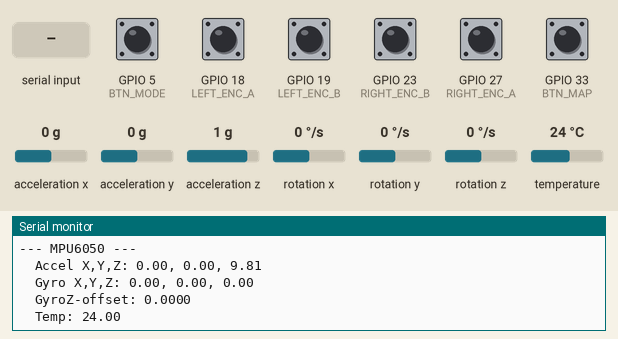
The sketch below on a simulated ESP32. Parts: the last lines printed to the serial monitor. Inputs (shaded band) come from the test bench; at power-on: GPIO 5 (BTN_MODE), GPIO 18 (LEFT_ENC_A), GPIO 19 (LEFT_ENC_B), GPIO 23 (RIGHT_ENC_B), GPIO 27 (RIGHT_ENC_A), GPIO 33 (BTN_MAP) HIGH, acceleration x 0 g, acceleration y 0 g, acceleration z 1 g, rotation x 0 °/s, rotation y 0 °/s, rotation z 0 °/s, temperature 24 °C.

Above: at 2.8 s.
2.9 s: GPIO 5 (BTN_MODE) pulled LOW for 0.15 s
4.5 s: "G" received over Serial
At 5.3 s:
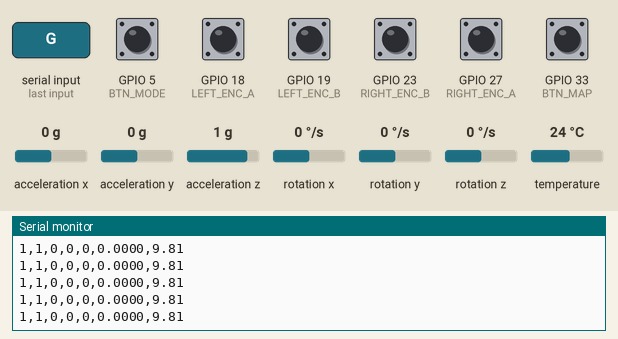
6.0 s: "R" received over Serial
At 6.16 s:
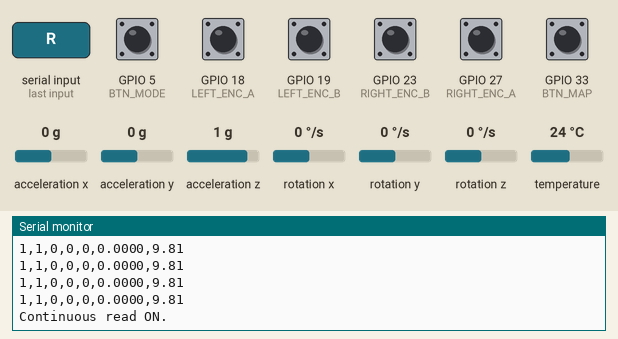
7.5 s: "P" received over Serial
At 8.7 s:
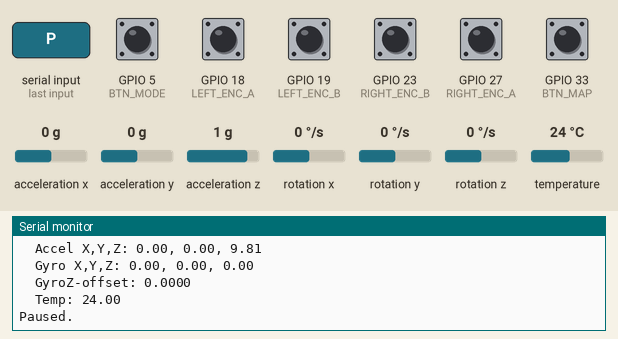
9.0 s: "C" received over Serial
At 10.9 s:
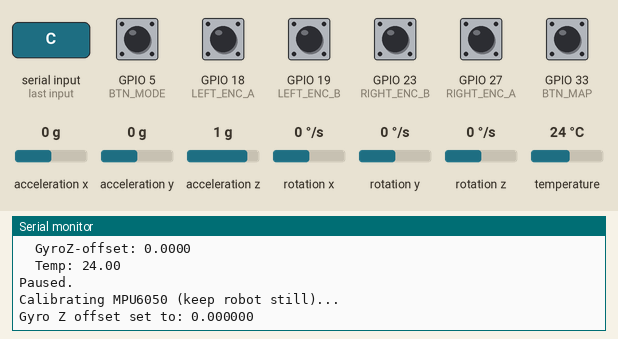

The sketch:

HardwareTest.ino
```cpp
/*
 * HardwareTest - MicroMouse
 * Test Buttons (D5, D2), Encoders (L: D18,D19 | R: D27,D23), MPU6050
 * Output via Serial at 115200 baud.
 *
 * D2 = GPIO2 (BOOT on many ESP32 boards - may need external pull-up)
 * Plot mode (G): high-rate CSV for Serial Plotter
 *
 * Commands: R=run P=pause S=snapshot G=plot mode C=calibrate Z=zero ?=help
 */

#include <Wire.h>
#include <Adafruit_MPU6050.h>
#include <Adafruit_Sensor.h>

// ========== Pins (same as RightLineFollowerPro) ==========
#define BTN_MODE     5   // D5 - INPUT_PULLUP, LOW = pressed
#define BTN_MAP      33   // D2 - GPIO2 = BOOT on many ESP32, LOW = pressed
#define LEFT_ENC_A   18
#define LEFT_ENC_B   19
#define RIGHT_ENC_A  27
#define RIGHT_ENC_B  23

#define PRINT_INTERVAL_MS  200
#define PLOT_INTERVAL_MS   20   // 50 Hz for Serial Plotter

Adafruit_MPU6050 mpu;

volatile int32_t encLeftTicks = 0;
volatile int32_t encRightTicks = 0;
volatile uint32_t leftIsrCount = 0;   // Debug: ISR hit count
volatile uint32_t rightIsrCount = 0;
float gyroZOffset = 0.0f;
bool mpuOk = false;
unsigned long lastPrintMs = 0;
bool runContinuous = true;
bool plotMode = false;
bool plotHeaderDone = false;
bool rightEncRising = true;  // Try F to switch to FALLING if RISING doesn't work

void IRAM_ATTR isrLeftEnc() {
  leftIsrCount++;
  if (digitalRead(LEFT_ENC_B)) encLeftTicks--;
  else encLeftTicks++;
}
void IRAM_ATTR isrRightEnc() {
  rightIsrCount++;
  if (digitalRead(RIGHT_ENC_B)) encRightTicks++;
  else encRightTicks--;
}

void setup() {
  Serial.begin(115200);
  delay(500);

  pinMode(BTN_MODE, INPUT_PULLUP);
  pinMode(BTN_MAP, INPUT_PULLUP);
  pinMode(LEFT_ENC_A, INPUT_PULLUP);
  pinMode(LEFT_ENC_B, INPUT_PULLUP);
  pinMode(RIGHT_ENC_A, INPUT_PULLUP);
  pinMode(RIGHT_ENC_B, INPUT_PULLUP);
  attachInterrupt(digitalPinToInterrupt(LEFT_ENC_A), isrLeftEnc, RISING);
  // Right: try RISING first; if ISR_count stays 0 when wheel turns, try FALLING in code
  attachInterrupt(digitalPinToInterrupt(RIGHT_ENC_A), isrRightEnc, RISING);

  mpuOk = mpu.begin();
  if (mpuOk) {
    mpu.setGyroRange(MPU6050_RANGE_500_DEG);
    mpu.setFilterBandwidth(MPU6050_BAND_21_HZ);
    delay(100);
    // Quick calibration
    float sum = 0;
    for (int i = 0; i < 30; i++) {
      sensors_event_t a, g, temp;
      mpu.getEvent(&a, &g, &temp);
      sum += g.gyro.z;
      delay(30);
    }
    gyroZOffset = sum / 30.0f;
    Serial.println("MPU6050 OK, gyro Z offset calibrated.");
  } else {
    Serial.println("MPU6050 NOT FOUND (check I2C wiring).");
  }

  printHelp();
  Serial.println("\n--- HardwareTest Ready ---\n");
}

void loop() {
  if (Serial.available() > 0) {
    char c = Serial.read();
    while (Serial.available()) Serial.read();
    if (c == 'S' || c == 's') {
      runContinuous = false;
      plotMode = false;
      printSnapshot();
    } else if (c == 'G' || c == 'g') {
      plotMode = true;
      runContinuous = false;
      plotHeaderDone = false;
      Serial.println("Plot mode ON (high-rate CSV for Serial Plotter). Send P to stop.");
    } else if (c == 'R' || c == 'r') {
      plotMode = false;
      runContinuous = true;
      Serial.println("Continuous read ON.");
    } else if (c == 'P' || c == 'p') {
      runContinuous = false;
      plotMode = false;
      Serial.println("Paused.");
    } else if (c == 'C' || c == 'c') {
      calibrateMPU();
    } else if (c == 'Z' || c == 'z') {
      encLeftTicks = 0;
      encRightTicks = 0;
      leftIsrCount = 0;
      rightIsrCount = 0;
      Serial.println("Encoders and ISR counts zeroed.");
    } else if (c == 'F' || c == 'f') {
      detachInterrupt(digitalPinToInterrupt(RIGHT_ENC_A));
      rightEncRising = !rightEncRising;
      attachInterrupt(digitalPinToInterrupt(RIGHT_ENC_A), isrRightEnc, rightEncRising ? RISING : FALLING);
      Serial.print("Right encoder edge: ");
      Serial.println(rightEncRising ? "RISING" : "FALLING");
    } else if (c == '?' || c == 'H' || c == 'h') {
      printHelp();
    }
  }

  if (plotMode) {
    if (!plotHeaderDone) {
      Serial.println("D2_raw,D5_raw,EncL,EncR,RightISR,GyroZ,AccZ");
      plotHeaderDone = true;
    }
    if (millis() - lastPrintMs >= PLOT_INTERVAL_MS) {
      lastPrintMs = millis();
      printPlotLine();
    }
  } else if (runContinuous && (millis() - lastPrintMs >= PRINT_INTERVAL_MS)) {
    lastPrintMs = millis();
    printSnapshot();
  }
}

void printSnapshot() {
  int d5Raw = digitalRead(BTN_MODE);
  int d2Raw = digitalRead(BTN_MAP);
  bool d5 = (d5Raw == LOW);
  bool d2 = (d2Raw == LOW);

  int leftA = digitalRead(LEFT_ENC_A);
  int leftB = digitalRead(LEFT_ENC_B);
  int rightA = digitalRead(RIGHT_ENC_A);
  int rightB = digitalRead(RIGHT_ENC_B);
  uint32_t leftIsr = leftIsrCount;
  uint32_t rightIsr = rightIsrCount;

  Serial.println("========================================");
  Serial.println("--- BUTTONS (LOW = pressed) ---");
  Serial.print("  D5 (GPIO5): raw=");
  Serial.print(d5Raw);
  Serial.print("  state=");
  Serial.println(d5 ? "PRESSED" : "released");
  Serial.print("  D2 (GPIO2): raw=");
  Serial.print(d2Raw);
  Serial.print("  state=");
  Serial.println(d2 ? "PRESSED" : "released");
  Serial.println("  (D2=BOOT on many ESP32; if raw stuck at 0/1 try external pull-up)");

  Serial.println("--- ENCODERS ---");
  Serial.print("  Left  A=");
  Serial.print(leftA);
  Serial.print(" B=");
  Serial.print(leftB);
  Serial.print("  ISR_count=");
  Serial.print(leftIsr);
  Serial.print("  ticks=");
  Serial.println(encLeftTicks);
  Serial.print("  Right A=");
  Serial.print(rightA);
  Serial.print(" B=");
  Serial.print(rightB);
  Serial.print("  ISR_count=");
  Serial.print(rightIsr);
  Serial.print("  ticks=");
  Serial.println(encRightTicks);
  Serial.println("  (If Right ISR_count=0 while wheel turns: check wiring A=27 B=23 or try swap A/B)");

  if (mpuOk) {
    sensors_event_t a, g, temp;
    mpu.getEvent(&a, &g, &temp);
    Serial.println("--- MPU6050 ---");
    Serial.print("  Accel X,Y,Z: ");
    Serial.print(a.acceleration.x);
    Serial.print(", ");
    Serial.print(a.acceleration.y);
    Serial.print(", ");
    Serial.println(a.acceleration.z);
    Serial.print("  Gyro X,Y,Z: ");
    Serial.print(g.gyro.x);
    Serial.print(", ");
    Serial.print(g.gyro.y);
    Serial.print(", ");
    Serial.println(g.gyro.z);
    Serial.print("  GyroZ-offset: ");
    Serial.println(g.gyro.z - gyroZOffset, 4);
    Serial.print("  Temp: ");
    Serial.println(temp.temperature);
  }
  Serial.println();
}

// High-rate CSV for Serial Plotter (send G to start)
void printPlotLine() {
  int d2Raw = digitalRead(BTN_MAP);
  int d5Raw = digitalRead(BTN_MODE);
  uint32_t rIsr = rightIsrCount;
  int32_t eL = encLeftTicks;
  int32_t eR = encRightTicks;
  float gyroZ = 0.0f, accZ = 0.0f;
  if (mpuOk) {
    sensors_event_t a, g, temp;
    mpu.getEvent(&a, &g, &temp);
    gyroZ = g.gyro.z - gyroZOffset;
    accZ = a.acceleration.z;
  }
  Serial.print(d2Raw);
  Serial.print(",");
  Serial.print(d5Raw);
  Serial.print(",");
  Serial.print(eL);
  Serial.print(",");
  Serial.print(eR);
  Serial.print(",");
  Serial.print(rIsr);
  Serial.print(",");
  Serial.print(gyroZ, 4);
  Serial.print(",");
  Serial.println(accZ, 2);
}

void calibrateMPU() {
  if (!mpuOk) {
    Serial.println("MPU6050 not available.");
    return;
  }
  Serial.println("Calibrating MPU6050 (keep robot still)...");
  float sum = 0;
  for (int i = 0; i < 50; i++) {
    sensors_event_t a, g, temp;
    mpu.getEvent(&a, &g, &temp);
    sum += g.gyro.z;
    delay(25);
  }
  gyroZOffset = sum / 50.0f;
  Serial.print("Gyro Z offset set to: ");
  Serial.println(gyroZOffset, 6);
}

void printHelp() {
  Serial.println("\n========== HardwareTest ==========");
  Serial.println("D5=GPIO5, D2=GPIO2 (LOW=pressed). D2 is BOOT on many ESP32.");
  Serial.println("Encoders: L A=18 B=19, R A=27 B=23. Snapshot shows raw A/B + ISR_count.");
  Serial.println("");
  Serial.println("Commands:");
  Serial.println("  R  - Run continuous (200ms)");
  Serial.println("  G  - Plot mode (50Hz CSV for Serial Plotter)");
  Serial.println("  P  - Pause");
  Serial.println("  S  - Single snapshot (debug D2 + Right encoder)");
  Serial.println("  C  - Calibrate MPU6050");
  Serial.println("  Z  - Zero encoders + ISR counts");
  Serial.println("  F  - Toggle Right encoder RISING/FALLING edge");
  Serial.println("  ?  - This help");
  Serial.println("==================================\n");
}
```

Measured:
- after the input at 4.5 s, the serial monitor: prints a new line at once (image 1)
- after the input at 6.0 s, the serial monitor: prints a new line at once (image 2)
- after the input at 7.5 s, the serial monitor: prints a new line at once (image 3)
- after the input at 9.0 s, the serial monitor: prints a new line at once (image 4)
